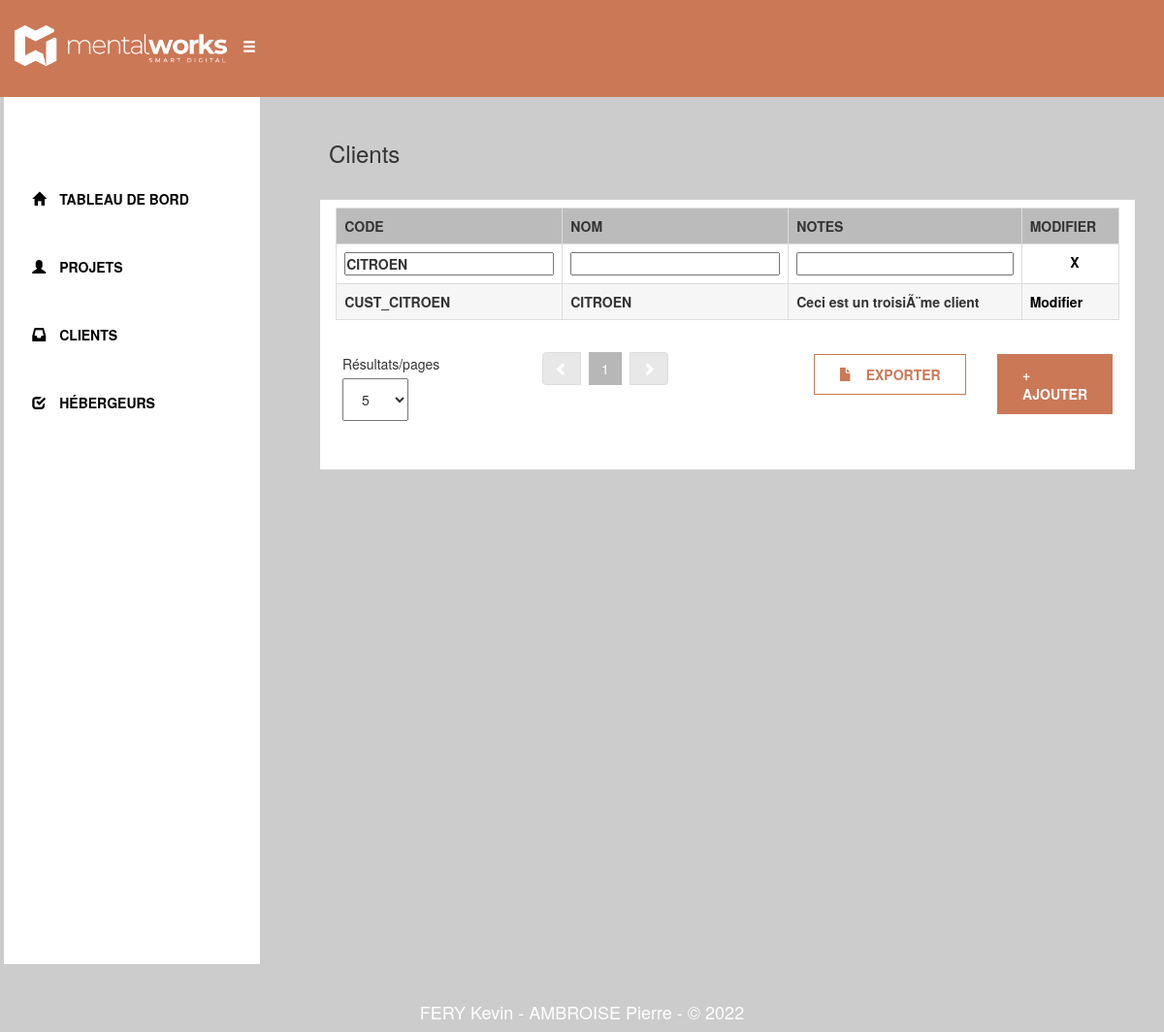
/Customer/View.php?code=CITROEN, run on an earlier commit of the app's database.
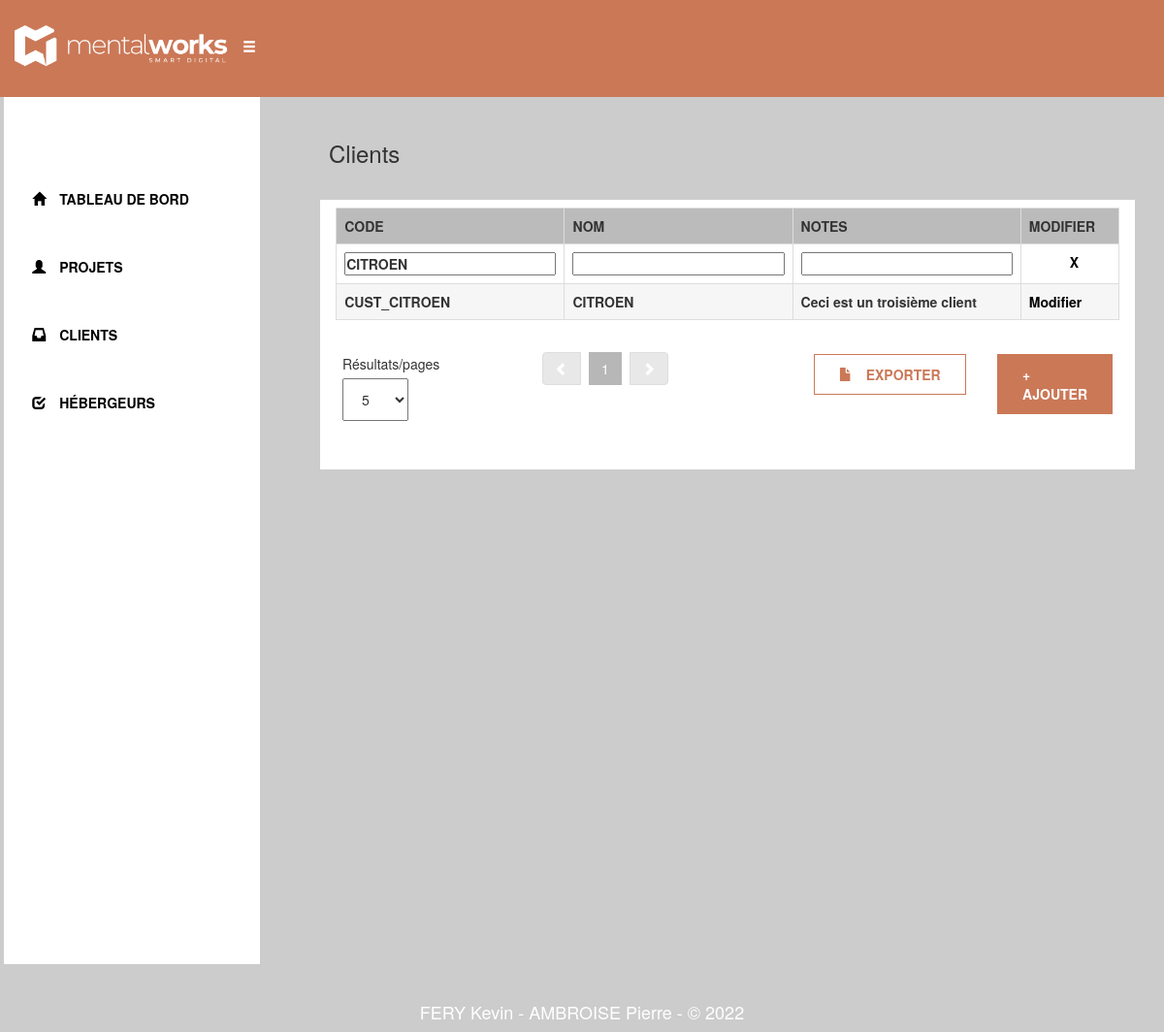
And on a later commit of the database.
### tables this page shows
CREATE TABLE `customer` (
  `id` int(11) NOT NULL,
  `code` varchar(255) NOT NULL,
  `name` varchar(255) NOT NULL,
  `notes` text DEFAULT NULL
);

### src/Repository/CustomerRepository.php (called while the page is built, shortened)
<?php
class CustomerRepository{
    public static function getByCode(string $code): ?array{
        $tab=array();
        $database = Connection::connect();
        $statement = $database->prepare('SELECT * FROM Customer WHERE name LIKE ?');
        $statement->execute(array('%'.$code.'%'));
        try{
            while($cus = $statement->fetch()){
                $temp = new Customer($cus['id'], $cus['code'], $cus['name'], $cus['notes']);
                $tab[] = $temp;
            }
        }
        catch(int $i){
            return null;
        }
        return $tab;
    }
}

### src/Traits/CodeNotesTrait.php (called while the page is built, shortened)
<?php
trait CodeNotesTrait{
    public function getCode(): string{
        return $this->code;
    }
    public function getNotes(): ?string{
        return $this->notes;
    }
}

### src/Traits/NameTrait.php (called while the page is built, shortened)
<?php
trait NameTrait{
    private string $name;
    public function getName(): string
    {
        return $this->name;
    }
}

### src/Traits/IdTrait.php (called while the page is built, shortened)
<?php
trait IdTrait{
    private int $id;
    public function getId(): int
	{
		return $this->id;
	}
}

### Customer/View.php (the view, shortened to what the changed rows need)
<?php
$filtre = array();
if (isset($_GET['code']) && $_GET['code'] != ''){
    $filtre[] = CustomerRepository::getByCode($_GET['code']);
}
if (isset($_GET['notes']) && $_GET['notes'] != ''){
    $filtre[] = CustomerRepository::getByNotes($_GET['notes']);
}
else{
    $customers = CustomerRepository::getCustomer();
}
if (!empty($filtre)){
    if (count($filtre) == 1){
        $customers = $filtre[0];
    }
    elseif (count($filtre) ==2){
        $customers = array_intersect($filtre[0], $filtre[1]);
    }
    elseif (count($filtre) ==3){
        $customers = array_intersect($filtre[0], $filtre[1], $filtre[2]);
    }
}
$nbPerPage = isset($_GET['nbPage']) ? $_GET['nbPage']: 15;
$currentPage = isset($_GET['page']) ? $_GET['page']: 1;
$allCustomer = array();
for ($i=($currentPage-1)*$nbPerPage; $i<$currentPage*$nbPerPage; $i++){
    if (isset($customers[$i])) $allCustomer[] = $customers[$i];
}
$customers = $allCustomer;
?>
<!DOCTYPE html>
<html>
    <head>
        <link rel="stylesheet" href="https://maxcdn.bootstrapcdn.com/bootstrap/3.3.6/css/bootstrap.min.css">
        <link rel="stylesheet" href="public/css/styles.css">
    </head>
    <body>
        <section id="View">
            <div class="container-fluid">
                <div class="row">
                    <div class="col-lg-9 col-md-9 col-sm-12">
                        <div class="col-lg-12 col-md-12 col-sm-12">
                            <div class="fondTableau">
                                <div class="table-responsive">
                                    <form>
                                        <table class="table table-bordered" id="tabClient">
                                            <tr class="trTableau">
                                                <th>CODE</th>
                                                <th>NOM</th>
                                                <th>NOTES</th>
                                                <th>MODIFIER</th>
                                            </tr>
                                            <?php
                                                if (empty($customers)){
                                                    echo '<tr><td colspan="4" style="text-align:center">Aucun client ne corespond à votre recherche</td></tr>';
                                                }
                                                else{
                                                    foreach ($customers as $customers){
                                                        echo "<tr class='tr2Tableau'>
                                                            <td>". $customers->getCode() ."</td>
                                                            <td>". $customers->getName() ."</td>
                                                            <td>". $customers->getNotes() ."</td>
                                                            <td>
                                                                <a class='aTabl' href='Customer/". $customers->getId() ."'>Modifier</a>
                                                            </td>
                                                        </tr>";
                                                    }
                                                }
                                            ?>
                                        </table>
                                    </form>
                                </div>
                            </div>
                        </div>
                    </div>
                </div>
            </div>
        </section>
    </body>
</html>

What changed in the data, as far as the page shows it:
changed customer "CUST_CITROEN": notes "Ceci est un troisiÃ¨me client" → "Ceci est un troisième client"
